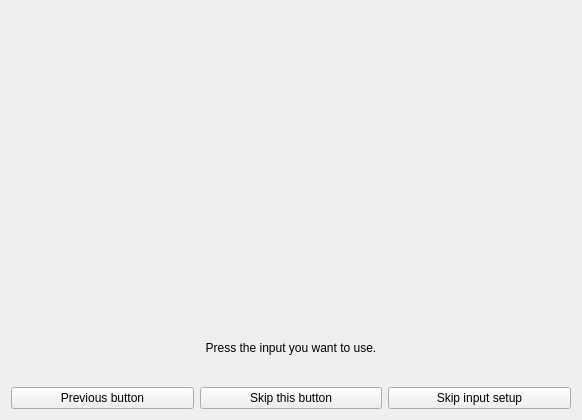
<?xml version="1.0" encoding="UTF-8"?>
<ui version="4.0">
 <class>UISetupInputPage</class>
 <widget class="QWizardPage" name="UISetupInputPage">
  <property name="geometry">
   <rect><x>0</x><y>0</y><width>520</width><height>420</height></rect>
  </property>
  <layout class="QVBoxLayout" name="verticalLayout">
   <item alignment="Qt::AlignHCenter">
    <widget class="QWidget" name="wImage">
     <property name="sizePolicy">
      <sizepolicy hsizetype="Fixed" vsizetype="Fixed">
       <horstretch>0</horstretch>
       <verstretch>0</verstretch>
      </sizepolicy>
     </property>
     <property name="minimumSize">
      <size><width>560</width><height>321</height></size>
     </property>
     <property name="maximumSize">
      <size><width>560</width><height>321</height></size>
     </property>
     <!-- The picture and the thirteen absolutely-positioned QToolButtons
          below are copied verbatim (same object names, same geometries)
          from UIPadSetting.ui, which is the Settings dialog's controller
          picture. This QWidget carries no layout of its own so those
          copied geometries keep meaning what they meant there; only the
          wrapper is new, to let a QWizardPage (which needs its own
          QVBoxLayout) host the same absolutely-positioned picture. -->
     <widget class="QLabel" name="label">
      <property name="geometry"><rect><x>-31</x><y>0</y><width>591</width><height>321</height></rect></property>
      <property name="pixmap"><pixmap resource="../resources/resources.qrc">:/actions/controller.png</pixmap></property>
     </widget>
     <widget class="QToolButton" name="tbUp">
      <property name="geometry"><rect><x>110</x><y>108</y><width>50</width><height>30</height></rect></property>
      <property name="focusPolicy"><enum>Qt::NoFocus</enum></property>
      <property name="toolTip"><string>Up</string></property>
      <property name="checkable"><bool>true</bool></property>
      <property name="autoRaise"><bool>true</bool></property>
     </widget>
     <widget class="QToolButton" name="tbX">
      <property name="geometry"><rect><x>338</x><y>125</y><width>42</width><height>43</height></rect></property>
      <property name="focusPolicy"><enum>Qt::NoFocus</enum></property>
      <property name="toolTip"><string>X</string></property>
      <property name="checkable"><bool>true</bool></property>
      <property name="autoRaise"><bool>true</bool></property>
     </widget>
     <widget class="QToolButton" name="tbY">
      <property name="geometry"><rect><x>382</x><y>93</y><width>42</width><height>43</height></rect></property>
      <property name="focusPolicy"><enum>Qt::NoFocus</enum></property>
      <property name="toolTip"><string>Y</string></property>
      <property name="checkable"><bool>true</bool></property>
      <property name="autoRaise"><bool>true</bool></property>
     </widget>
     <widget class="QToolButton" name="tbZ">
      <property name="geometry"><rect><x>431</x><y>74</y><width>42</width><height>43</height></rect></property>
      <property name="focusPolicy"><enum>Qt::NoFocus</enum></property>
      <property name="toolTip"><string>Z</string></property>
      <property name="checkable"><bool>true</bool></property>
      <property name="autoRaise"><bool>true</bool></property>
     </widget>
     <widget class="QToolButton" name="tbC">
      <property name="geometry"><rect><x>461</x><y>120</y><width>54</width><height>58</height></rect></property>
      <property name="focusPolicy"><enum>Qt::NoFocus</enum></property>
      <property name="toolTip"><string>C</string></property>
      <property name="checkable"><bool>true</bool></property>
      <property name="autoRaise"><bool>true</bool></property>
     </widget>
     <widget class="QToolButton" name="tbB">
      <property name="geometry"><rect><x>401</x><y>142</y><width>54</width><height>58</height></rect></property>
      <property name="focusPolicy"><enum>Qt::NoFocus</enum></property>
      <property name="toolTip"><string>B</string></property>
      <property name="checkable"><bool>true</bool></property>
      <property name="autoRaise"><bool>true</bool></property>
     </widget>
     <widget class="QToolButton" name="tbA">
      <property name="geometry"><rect><x>350</x><y>179</y><width>54</width><height>58</height></rect></property>
      <property name="focusPolicy"><enum>Qt::NoFocus</enum></property>
      <property name="toolTip"><string>A</string></property>
      <property name="checkable"><bool>true</bool></property>
      <property name="autoRaise"><bool>true</bool></property>
     </widget>
     <widget class="QToolButton" name="tbStart">
      <property name="geometry"><rect><x>247</x><y>188</y><width>70</width><height>30</height></rect></property>
      <property name="focusPolicy"><enum>Qt::NoFocus</enum></property>
      <property name="toolTip"><string>Start</string></property>
      <property name="checkable"><bool>true</bool></property>
      <property name="autoRaise"><bool>true</bool></property>
     </widget>
     <widget class="QToolButton" name="tbRightTrigger">
      <property name="geometry"><rect><x>387</x><y>4</y><width>101</width><height>51</height></rect></property>
      <property name="focusPolicy"><enum>Qt::NoFocus</enum></property>
      <property name="toolTip"><string>Right trigger</string></property>
      <property name="checkable"><bool>true</bool></property>
      <property name="autoRaise"><bool>true</bool></property>
     </widget>
     <widget class="QToolButton" name="tbLeftTrigger">
      <property name="geometry"><rect><x>70</x><y>4</y><width>101</width><height>51</height></rect></property>
      <property name="focusPolicy"><enum>Qt::NoFocus</enum></property>
      <property name="toolTip"><string>Left trigger</string></property>
      <property name="checkable"><bool>true</bool></property>
      <property name="autoRaise"><bool>true</bool></property>
     </widget>
     <widget class="QToolButton" name="tbDown">
      <property name="geometry"><rect><x>110</x><y>173</y><width>50</width><height>30</height></rect></property>
      <property name="focusPolicy"><enum>Qt::NoFocus</enum></property>
      <property name="toolTip"><string>Down</string></property>
      <property name="checkable"><bool>true</bool></property>
      <property name="autoRaise"><bool>true</bool></property>
     </widget>
     <widget class="QToolButton" name="tbRight">
      <property name="geometry"><rect><x>154</x><y>131</y><width>30</width><height>50</height></rect></property>
      <property name="focusPolicy"><enum>Qt::NoFocus</enum></property>
      <property name="toolTip"><string>Right</string></property>
      <property name="checkable"><bool>true</bool></property>
      <property name="autoRaise"><bool>true</bool></property>
     </widget>
     <widget class="QToolButton" name="tbLeft">
      <property name="geometry"><rect><x>86</x><y>131</y><width>30</width><height>50</height></rect></property>
      <property name="focusPolicy"><enum>Qt::NoFocus</enum></property>
      <property name="toolTip"><string>Left</string></property>
      <property name="checkable"><bool>true</bool></property>
      <property name="autoRaise"><bool>true</bool></property>
     </widget>
    </widget>
   </item>
   <item>
    <widget class="QLabel" name="lPrompt">
     <property name="text"><string>Press the input you want to use.</string></property>
     <property name="alignment"><set>Qt::AlignmentFlag::AlignCenter</set></property>
     <property name="wordWrap"><bool>true</bool></property>
    </widget>
   </item>
   <item>
    <widget class="QLabel" name="lProgress">
     <property name="alignment"><set>Qt::AlignmentFlag::AlignCenter</set></property>
    </widget>
   </item>
   <item>
    <layout class="QHBoxLayout" name="hlActions">
     <item>
      <widget class="QPushButton" name="pbPrevious">
       <property name="text"><string>Previous button</string></property>
      </widget>
     </item>
     <item>
      <widget class="QPushButton" name="pbSkip">
       <property name="text"><string>Skip this button</string></property>
      </widget>
     </item>
     <item>
      <widget class="QPushButton" name="pbSkipAll">
       <property name="text"><string>Skip input setup</string></property>
      </widget>
     </item>
    </layout>
   </item>
  </layout>
 </widget>
 <resources>
  <include location="../resources/resources.qrc"/>
 </resources>
 <connections/>
</ui>
